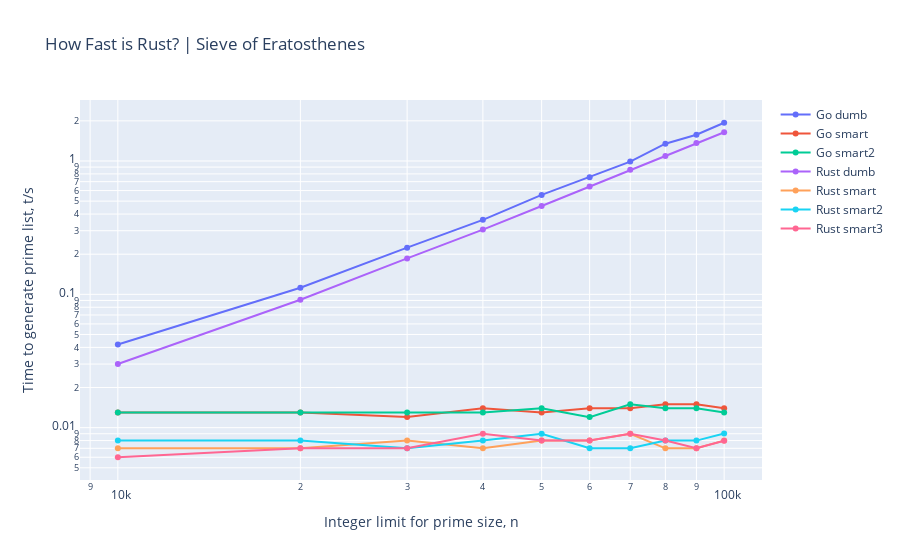

The notebook cell this image was saved under:
### Code cell
# Now for a log-scale
fig.update_layout(xaxis_type='log', yaxis_type='log')
fig.show()

### Figure 1 — Plotly figure (JSON) as saved in the notebook; plotly's stock layout.template omitted (floating-point values rounded to 4 significant figures)
{"data": [{"mode": "lines+markers", "name": "Go dumb", "type": "scatter", "x": [10000, 20000, 30000, 40000, 50000, 60000, 70000, 80000, 90000, 100000], "y": [0.042, 0.112, 0.224, 0.362, 0.557, 0.755, 0.99, 1.349, 1.573, 1.936]}, {"mode": "lines+markers", "name": "Go smart", "type": "scatter", "x": [10000, 20000, 30000, 40000, 50000, 60000, 70000, 80000, 90000, 100000], "y": [0.013, 0.013, 0.012, 0.014, 0.013, 0.014, 0.014, 0.015, 0.01497, 0.014]}, {"mode": "lines+markers", "name": "Go smart2", "type": "scatter", "x": [10000, 20000, 30000, 40000, 50000, 60000, 70000, 80000, 90000, 100000], "y": [0.013, 0.013, 0.013, 0.013, 0.014, 0.012, 0.015, 0.014, 0.014, 0.013]}, {"mode": "lines+markers", "name": "Rust dumb", "type": "scatter", "x": [10000, 20000, 30000, 40000, 50000, 60000, 70000, 80000, 90000, 100000], "y": [0.03, 0.091, 0.186, 0.306, 0.46, 0.643, 0.86, 1.089, 1.364, 1.644]}, {"mode": "lines+markers", "name": "Rust smart", "type": "scatter", "x": [10000, 20000, 30000, 40000, 50000, 60000, 70000, 80000, 90000, 100000], "y": [0.006998, 0.006999, 0.007999, 0.007001, 0.008001, 0.007997, 0.009001, 0.007001, 0.007, 0.008001]}, {"mode": "lines+markers", "name": "Rust smart2", "type": "scatter", "x": [10000, 20000, 30000, 40000, 50000, 60000, 70000, 80000, 90000, 100000], "y": [0.008, 0.008002, 0.007, 0.007999, 0.009001, 0.006999, 0.006998, 0.007999, 0.007998, 0.00903]}, {"mode": "lines+markers", "name": "Rust smart3", "type": "scatter", "x": [10000, 20000, 30000, 40000, 50000, 60000, 70000, 80000, 90000, 100000], "y": [0.006, 0.006999, 0.007, 0.009, 0.008, 0.008001, 0.009001, 0.008004, 0.006999, 0.007971]}], "layout": {"title": {"text": "How Fast is Rust? | Sieve of Eratosthenes"}, "xaxis": {"title": {"text": "Integer limit for prime size, n"}, "type": "log"}, "yaxis": {"title": {"text": "Time to generate prime list, t/s"}, "type": "log"}}}
